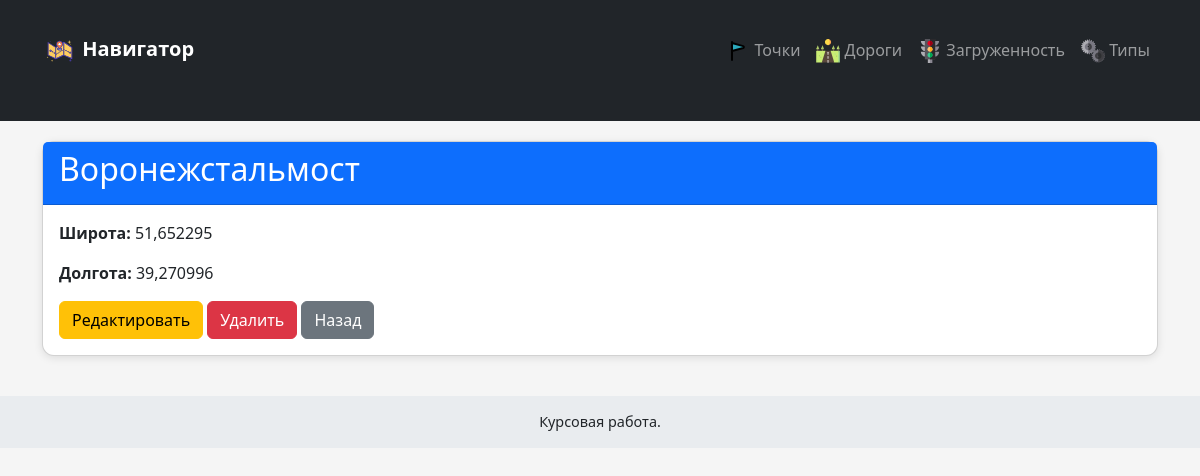
/locations/10/, run on an earlier commit of the app's database.
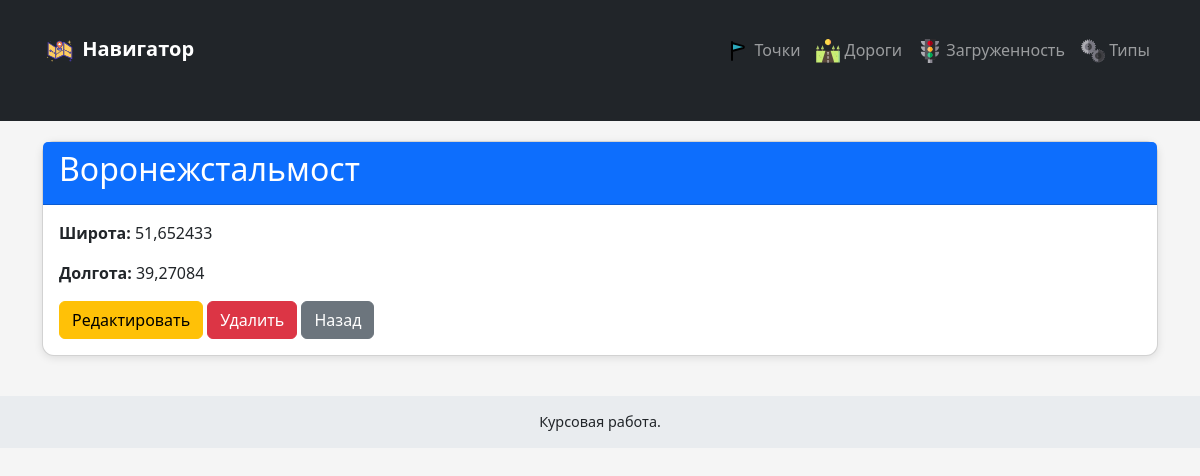
And on a later commit of the database.
### traffic/models.py (models this page shows, shortened)
class Location(models.Model):
    name = models.CharField(max_length=100, verbose_name="Название")
    latitude = models.FloatField(verbose_name="Широта")
    longitude = models.FloatField(verbose_name="Долгота")
    class Meta:
        verbose_name = 'Населённый пункт'
        verbose_name_plural = 'Населённые пункты'
        unique_together = ('latitude', 'longitude')

### traffic/views.py (the view, shortened to what this page needs)
    def handler(request, pk=None):
        if pk is not None:
            obj = get_object_or_404(model, pk=pk)
            if model == Traffic:
                obj = get_object_or_404(Traffic.objects.select_related('road_segment', 'congestion_type'), pk=pk)
            elif model == RoadSegment:
                obj = get_object_or_404(RoadSegment.objects.select_related('point_a', 'point_b', 'traffic__congestion_type'), pk=pk)
            return render(request, f'traffic/detail_{template_base}.html', {template_base: obj})

### traffic/views.py (called while the page is built, shortened)
def create_crud_handler(model, form_class, template_base, serialize_func=None):
    def handler(request, pk=None):
        if pk is not None:
            obj = get_object_or_404(model, pk=pk)
            if model == Traffic:
                obj = get_object_or_404(Traffic.objects.select_related('road_segment', 'congestion_type'), pk=pk)
            elif model == RoadSegment:
                obj = get_object_or_404(RoadSegment.objects.select_related('point_a', 'point_b', 'traffic__congestion_type'), pk=pk)
            return render(request, f'traffic/detail_{template_base}.html', {template_base: obj})
    return handler

### traffic/templates/traffic/detail_location.html (shortened to what this page needs)
{% extends 'traffic/layout.html' %}
{% block content %}
<div class="card">
    <div class="card-header bg-primary text-white">
        <h2>{{ location.name }}</h2>
    </div>
    <div class="card-body">
        <p><strong>Широта:</strong> {{ location.latitude }}</p>
        <p><strong>Долгота:</strong> {{ location.longitude }}</p>
        <a href="{% url 'location_update' location.id %}" class="btn btn-warning">Редактировать</a>
        <a href="{% url 'location_delete' location.id %}" class="btn btn-danger">Удалить</a>
        <a href="{% url 'locations' %}" class="btn btn-secondary">Назад</a>
    </div>
</div>
{% endblock %}

What changed in the data, as far as the page shows it:
changed Location "Воронежстальмост": latitude "51,652295" → "51,652433"; longitude "39,270996" → "39,27084"
